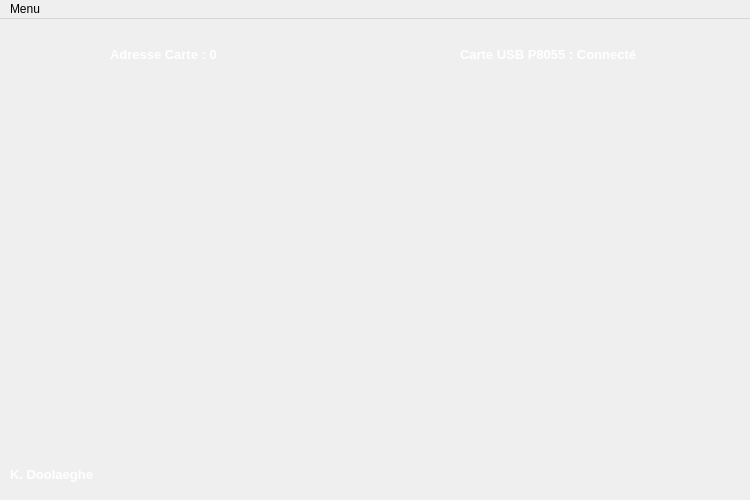
<?xml version="1.0" encoding="UTF-8"?>
<ui version="4.0">
 <class>MainWindow</class>
 <widget class="QMainWindow" name="MainWindow">
  <property name="geometry">
   <rect>
    <x>0</x>
    <y>0</y>
    <width>750</width>
    <height>500</height>
   </rect>
  </property>
  <property name="windowTitle">
   <string>Carte USB P8055</string>
  </property>
  <widget class="QWidget" name="centralWidget">
   <widget class="QLabel" name="labelCarte">
    <property name="geometry">
     <rect>
      <x>100</x>
      <y>70</y>
      <width>550</width>
      <height>350</height>
     </rect>
    </property>
    <property name="text">
     <string/>
    </property>
    <property name="pixmap">
     <pixmap resource="res.qrc">:/res/images/CImp USB 8055.jpg</pixmap>
    </property>
    <property name="scaledContents">
     <bool>true</bool>
    </property>
   </widget>
   <widget class="QLabel" name="labelFond">
    <property name="geometry">
     <rect>
      <x>0</x>
      <y>0</y>
      <width>751</width>
      <height>481</height>
     </rect>
    </property>
    <property name="text">
     <string/>
    </property>
    <property name="pixmap">
     <pixmap resource="res.qrc">:/res/images/fond.jpg</pixmap>
    </property>
    <property name="scaledContents">
     <bool>true</bool>
    </property>
   </widget>
   <widget class="QLabel" name="labelAuteur">
    <property name="geometry">
     <rect>
      <x>10</x>
      <y>440</y>
      <width>111</width>
      <height>31</height>
     </rect>
    </property>
    <property name="palette">
     <palette>
      <active>
       <colorrole role="WindowText">
        <brush brushstyle="SolidPattern">
         <color alpha="255">
          <red>255</red>
          <green>255</green>
          <blue>255</blue>
         </color>
        </brush>
       </colorrole>
      </active>
      <inactive>
       <colorrole role="WindowText">
        <brush brushstyle="SolidPattern">
         <color alpha="255">
          <red>255</red>
          <green>255</green>
          <blue>255</blue>
         </color>
        </brush>
       </colorrole>
      </inactive>
      <disabled>
       <colorrole role="WindowText">
        <brush brushstyle="SolidPattern">
         <color alpha="255">
          <red>106</red>
          <green>104</green>
          <blue>100</blue>
         </color>
        </brush>
       </colorrole>
      </disabled>
     </palette>
    </property>
    <property name="font">
     <font>
      <family>Segoe UI</family>
      <pointsize>10</pointsize>
      <weight>75</weight>
      <bold>true</bold>
     </font>
    </property>
    <property name="text">
     <string>K. Doolaeghe</string>
    </property>
   </widget>
   <widget class="QLabel" name="labelLogo">
    <property name="geometry">
     <rect>
      <x>10</x>
      <y>10</y>
      <width>71</width>
      <height>51</height>
     </rect>
    </property>
    <property name="palette">
     <palette>
      <active>
       <colorrole role="WindowText">
        <brush brushstyle="SolidPattern">
         <color alpha="255">
          <red>255</red>
          <green>255</green>
          <blue>255</blue>
         </color>
        </brush>
       </colorrole>
      </active>
      <inactive>
       <colorrole role="WindowText">
        <brush brushstyle="SolidPattern">
         <color alpha="255">
          <red>255</red>
          <green>255</green>
          <blue>255</blue>
         </color>
        </brush>
       </colorrole>
      </inactive>
      <disabled>
       <colorrole role="WindowText">
        <brush brushstyle="SolidPattern">
         <color alpha="255">
          <red>106</red>
          <green>104</green>
          <blue>100</blue>
         </color>
        </brush>
       </colorrole>
      </disabled>
     </palette>
    </property>
    <property name="font">
     <font>
      <family>Segoe UI</family>
      <pointsize>10</pointsize>
      <weight>75</weight>
      <bold>true</bold>
     </font>
    </property>
    <property name="text">
     <string/>
    </property>
    <property name="pixmap">
     <pixmap resource="res.qrc">:/res/images/Logo_JR.png</pixmap>
    </property>
    <property name="scaledContents">
     <bool>true</bool>
    </property>
   </widget>
   <widget class="QLabel" name="labelInterrupteur">
    <property name="geometry">
     <rect>
      <x>330</x>
      <y>10</y>
      <width>81</width>
      <height>41</height>
     </rect>
    </property>
    <property name="palette">
     <palette>
      <active>
       <colorrole role="WindowText">
        <brush brushstyle="SolidPattern">
         <color alpha="255">
          <red>255</red>
          <green>255</green>
          <blue>255</blue>
         </color>
        </brush>
       </colorrole>
      </active>
      <inactive>
       <colorrole role="WindowText">
        <brush brushstyle="SolidPattern">
         <color alpha="255">
          <red>255</red>
          <green>255</green>
          <blue>255</blue>
         </color>
        </brush>
       </colorrole>
      </inactive>
      <disabled>
       <colorrole role="WindowText">
        <brush brushstyle="SolidPattern">
         <color alpha="255">
          <red>106</red>
          <green>104</green>
          <blue>100</blue>
         </color>
        </brush>
       </colorrole>
      </disabled>
     </palette>
    </property>
    <property name="font">
     <font>
      <family>Segoe UI</family>
      <pointsize>10</pointsize>
      <weight>75</weight>
      <bold>true</bold>
     </font>
    </property>
    <property name="text">
     <string/>
    </property>
    <property name="pixmap">
     <pixmap resource="res.qrc">:/res/images/Inter1.bmp</pixmap>
    </property>
    <property name="scaledContents">
     <bool>true</bool>
    </property>
   </widget>
   <widget class="QLabel" name="labelAdrCarte">
    <property name="geometry">
     <rect>
      <x>110</x>
      <y>20</y>
      <width>151</width>
      <height>31</height>
     </rect>
    </property>
    <property name="palette">
     <palette>
      <active>
       <colorrole role="WindowText">
        <brush brushstyle="SolidPattern">
         <color alpha="255">
          <red>255</red>
          <green>255</green>
          <blue>255</blue>
         </color>
        </brush>
       </colorrole>
      </active>
      <inactive>
       <colorrole role="WindowText">
        <brush brushstyle="SolidPattern">
         <color alpha="255">
          <red>255</red>
          <green>255</green>
          <blue>255</blue>
         </color>
        </brush>
       </colorrole>
      </inactive>
      <disabled>
       <colorrole role="WindowText">
        <brush brushstyle="SolidPattern">
         <color alpha="255">
          <red>106</red>
          <green>104</green>
          <blue>100</blue>
         </color>
        </brush>
       </colorrole>
      </disabled>
     </palette>
    </property>
    <property name="font">
     <font>
      <family>Segoe UI</family>
      <pointsize>10</pointsize>
      <weight>75</weight>
      <bold>true</bold>
     </font>
    </property>
    <property name="text">
     <string>Adresse Carte : 0</string>
    </property>
   </widget>
   <widget class="QLabel" name="labelStatutCarte">
    <property name="geometry">
     <rect>
      <x>460</x>
      <y>20</y>
      <width>211</width>
      <height>31</height>
     </rect>
    </property>
    <property name="palette">
     <palette>
      <active>
       <colorrole role="WindowText">
        <brush brushstyle="SolidPattern">
         <color alpha="255">
          <red>255</red>
          <green>255</green>
          <blue>255</blue>
         </color>
        </brush>
       </colorrole>
      </active>
      <inactive>
       <colorrole role="WindowText">
        <brush brushstyle="SolidPattern">
         <color alpha="255">
          <red>255</red>
          <green>255</green>
          <blue>255</blue>
         </color>
        </brush>
       </colorrole>
      </inactive>
      <disabled>
       <colorrole role="WindowText">
        <brush brushstyle="SolidPattern">
         <color alpha="255">
          <red>106</red>
          <green>104</green>
          <blue>100</blue>
         </color>
        </brush>
       </colorrole>
      </disabled>
     </palette>
    </property>
    <property name="font">
     <font>
      <family>Segoe UI</family>
      <pointsize>10</pointsize>
      <weight>75</weight>
      <bold>true</bold>
     </font>
    </property>
    <property name="text">
     <string>Carte USB P8055 : Connecté</string>
    </property>
   </widget>
   <widget class="QLabel" name="labelLed1">
    <property name="geometry">
     <rect>
      <x>560</x>
      <y>210</y>
      <width>17</width>
      <height>17</height>
     </rect>
    </property>
    <property name="palette">
     <palette>
      <active>
       <colorrole role="WindowText">
        <brush brushstyle="SolidPattern">
         <color alpha="255">
          <red>255</red>
          <green>255</green>
          <blue>255</blue>
         </color>
        </brush>
       </colorrole>
      </active>
      <inactive>
       <colorrole role="WindowText">
        <brush brushstyle="SolidPattern">
         <color alpha="255">
          <red>255</red>
          <green>255</green>
          <blue>255</blue>
         </color>
        </brush>
       </colorrole>
      </inactive>
      <disabled>
       <colorrole role="WindowText">
        <brush brushstyle="SolidPattern">
         <color alpha="255">
          <red>106</red>
          <green>104</green>
          <blue>100</blue>
         </color>
        </brush>
       </colorrole>
      </disabled>
     </palette>
    </property>
    <property name="font">
     <font>
      <family>Segoe UI</family>
      <pointsize>10</pointsize>
      <weight>75</weight>
      <bold>true</bold>
     </font>
    </property>
    <property name="text">
     <string/>
    </property>
    <property name="pixmap">
     <pixmap resource="res.qrc">:/res/images/Led rouge.png</pixmap>
    </property>
    <property name="scaledContents">
     <bool>true</bool>
    </property>
   </widget>
   <widget class="QLabel" name="labelLed2">
    <property name="geometry">
     <rect>
      <x>560</x>
      <y>230</y>
      <width>17</width>
      <height>17</height>
     </rect>
    </property>
    <property name="palette">
     <palette>
      <active>
       <colorrole role="WindowText">
        <brush brushstyle="SolidPattern">
         <color alpha="255">
          <red>255</red>
          <green>255</green>
          <blue>255</blue>
         </color>
        </brush>
       </colorrole>
      </active>
      <inactive>
       <colorrole role="WindowText">
        <brush brushstyle="SolidPattern">
         <color alpha="255">
          <red>255</red>
          <green>255</green>
          <blue>255</blue>
         </color>
        </brush>
       </colorrole>
      </inactive>
      <disabled>
       <colorrole role="WindowText">
        <brush brushstyle="SolidPattern">
         <color alpha="255">
          <red>106</red>
          <green>104</green>
          <blue>100</blue>
         </color>
        </brush>
       </colorrole>
      </disabled>
     </palette>
    </property>
    <property name="font">
     <font>
      <family>Segoe UI</family>
      <pointsize>10</pointsize>
      <weight>75</weight>
      <bold>true</bold>
     </font>
    </property>
    <property name="text">
     <string/>
    </property>
    <property name="pixmap">
     <pixmap resource="res.qrc">:/res/images/Led rouge.png</pixmap>
    </property>
    <property name="scaledContents">
     <bool>true</bool>
    </property>
   </widget>
   <widget class="QLabel" name="labelLed3">
    <property name="geometry">
     <rect>
      <x>560</x>
      <y>250</y>
      <width>17</width>
      <height>17</height>
     </rect>
    </property>
    <property name="palette">
     <palette>
      <active>
       <colorrole role="WindowText">
        <brush brushstyle="SolidPattern">
         <color alpha="255">
          <red>255</red>
          <green>255</green>
          <blue>255</blue>
         </color>
        </brush>
       </colorrole>
      </active>
      <inactive>
       <colorrole role="WindowText">
        <brush brushstyle="SolidPattern">
         <color alpha="255">
          <red>255</red>
          <green>255</green>
          <blue>255</blue>
         </color>
        </brush>
       </colorrole>
      </inactive>
      <disabled>
       <colorrole role="WindowText">
        <brush brushstyle="SolidPattern">
         <color alpha="255">
          <red>106</red>
          <green>104</green>
          <blue>100</blue>
         </color>
        </brush>
       </colorrole>
      </disabled>
     </palette>
    </property>
    <property name="font">
     <font>
      <family>Segoe UI</family>
      <pointsize>10</pointsize>
      <weight>75</weight>
      <bold>true</bold>
     </font>
    </property>
    <property name="text">
     <string/>
    </property>
    <property name="pixmap">
     <pixmap resource="res.qrc">:/res/images/Led rouge.png</pixmap>
    </property>
    <property name="scaledContents">
     <bool>true</bool>
    </property>
   </widget>
   <widget class="QLabel" name="labelLed4">
    <property name="geometry">
     <rect>
      <x>560</x>
      <y>270</y>
      <width>17</width>
      <height>17</height>
     </rect>
    </property>
    <property name="palette">
     <palette>
      <active>
       <colorrole role="WindowText">
        <brush brushstyle="SolidPattern">
         <color alpha="255">
          <red>255</red>
          <green>255</green>
          <blue>255</blue>
         </color>
        </brush>
       </colorrole>
      </active>
      <inactive>
       <colorrole role="WindowText">
        <brush brushstyle="SolidPattern">
         <color alpha="255">
          <red>255</red>
          <green>255</green>
          <blue>255</blue>
         </color>
        </brush>
       </colorrole>
      </inactive>
      <disabled>
       <colorrole role="WindowText">
        <brush brushstyle="SolidPattern">
         <color alpha="255">
          <red>106</red>
          <green>104</green>
          <blue>100</blue>
         </color>
        </brush>
       </colorrole>
      </disabled>
     </palette>
    </property>
    <property name="font">
     <font>
      <family>Segoe UI</family>
      <pointsize>10</pointsize>
      <weight>75</weight>
      <bold>true</bold>
     </font>
    </property>
    <property name="text">
     <string/>
    </property>
    <property name="pixmap">
     <pixmap resource="res.qrc">:/res/images/Led rouge.png</pixmap>
    </property>
    <property name="scaledContents">
     <bool>true</bool>
    </property>
   </widget>
   <widget class="QLabel" name="labelLed5">
    <property name="geometry">
     <rect>
      <x>560</x>
      <y>290</y>
      <width>17</width>
      <height>17</height>
     </rect>
    </property>
    <property name="palette">
     <palette>
      <active>
       <colorrole role="WindowText">
        <brush brushstyle="SolidPattern">
         <color alpha="255">
          <red>255</red>
          <green>255</green>
          <blue>255</blue>
         </color>
        </brush>
       </colorrole>
      </active>
      <inactive>
       <colorrole role="WindowText">
        <brush brushstyle="SolidPattern">
         <color alpha="255">
          <red>255</red>
          <green>255</green>
          <blue>255</blue>
         </color>
        </brush>
       </colorrole>
      </inactive>
      <disabled>
       <colorrole role="WindowText">
        <brush brushstyle="SolidPattern">
         <color alpha="255">
          <red>106</red>
          <green>104</green>
          <blue>100</blue>
         </color>
        </brush>
       </colorrole>
      </disabled>
     </palette>
    </property>
    <property name="font">
     <font>
      <family>Segoe UI</family>
      <pointsize>10</pointsize>
      <weight>75</weight>
      <bold>true</bold>
     </font>
    </property>
    <property name="text">
     <string/>
    </property>
    <property name="pixmap">
     <pixmap resource="res.qrc">:/res/images/Led rouge.png</pixmap>
    </property>
    <property name="scaledContents">
     <bool>true</bool>
    </property>
   </widget>
   <widget class="QLabel" name="labelLed6">
    <property name="geometry">
     <rect>
      <x>560</x>
      <y>310</y>
      <width>17</width>
      <height>17</height>
     </rect>
    </property>
    <property name="palette">
     <palette>
      <active>
       <colorrole role="WindowText">
        <brush brushstyle="SolidPattern">
         <color alpha="255">
          <red>255</red>
          <green>255</green>
          <blue>255</blue>
         </color>
        </brush>
       </colorrole>
      </active>
      <inactive>
       <colorrole role="WindowText">
        <brush brushstyle="SolidPattern">
         <color alpha="255">
          <red>255</red>
          <green>255</green>
          <blue>255</blue>
         </color>
        </brush>
       </colorrole>
      </inactive>
      <disabled>
       <colorrole role="WindowText">
        <brush brushstyle="SolidPattern">
         <color alpha="255">
          <red>106</red>
          <green>104</green>
          <blue>100</blue>
         </color>
        </brush>
       </colorrole>
      </disabled>
     </palette>
    </property>
    <property name="font">
     <font>
      <family>Segoe UI</family>
      <pointsize>10</pointsize>
      <weight>75</weight>
      <bold>true</bold>
     </font>
    </property>
    <property name="text">
     <string/>
    </property>
    <property name="pixmap">
     <pixmap resource="res.qrc">:/res/images/Led rouge.png</pixmap>
    </property>
    <property name="scaledContents">
     <bool>true</bool>
    </property>
   </widget>
   <widget class="QLabel" name="labelLed7">
    <property name="geometry">
     <rect>
      <x>560</x>
      <y>330</y>
      <width>17</width>
      <height>17</height>
     </rect>
    </property>
    <property name="palette">
     <palette>
      <active>
       <colorrole role="WindowText">
        <brush brushstyle="SolidPattern">
         <color alpha="255">
          <red>255</red>
          <green>255</green>
          <blue>255</blue>
         </color>
        </brush>
       </colorrole>
      </active>
      <inactive>
       <colorrole role="WindowText">
        <brush brushstyle="SolidPattern">
         <color alpha="255">
          <red>255</red>
          <green>255</green>
          <blue>255</blue>
         </color>
        </brush>
       </colorrole>
      </inactive>
      <disabled>
       <colorrole role="WindowText">
        <brush brushstyle="SolidPattern">
         <color alpha="255">
          <red>106</red>
          <green>104</green>
          <blue>100</blue>
         </color>
        </brush>
       </colorrole>
      </disabled>
     </palette>
    </property>
    <property name="font">
     <font>
      <family>Segoe UI</family>
      <pointsize>10</pointsize>
      <weight>75</weight>
      <bold>true</bold>
     </font>
    </property>
    <property name="text">
     <string/>
    </property>
    <property name="pixmap">
     <pixmap resource="res.qrc">:/res/images/Led rouge.png</pixmap>
    </property>
    <property name="scaledContents">
     <bool>true</bool>
    </property>
   </widget>
   <widget class="QLabel" name="labelLed8">
    <property name="geometry">
     <rect>
      <x>560</x>
      <y>350</y>
      <width>17</width>
      <height>17</height>
     </rect>
    </property>
    <property name="palette">
     <palette>
      <active>
       <colorrole role="WindowText">
        <brush brushstyle="SolidPattern">
         <color alpha="255">
          <red>255</red>
          <green>255</green>
          <blue>255</blue>
         </color>
        </brush>
       </colorrole>
      </active>
      <inactive>
       <colorrole role="WindowText">
        <brush brushstyle="SolidPattern">
         <color alpha="255">
          <red>255</red>
          <green>255</green>
          <blue>255</blue>
         </color>
        </brush>
       </colorrole>
      </inactive>
      <disabled>
       <colorrole role="WindowText">
        <brush brushstyle="SolidPattern">
         <color alpha="255">
          <red>106</red>
          <green>104</green>
          <blue>100</blue>
         </color>
        </brush>
       </colorrole>
      </disabled>
     </palette>
    </property>
    <property name="font">
     <font>
      <family>Segoe UI</family>
      <pointsize>10</pointsize>
      <weight>75</weight>
      <bold>true</bold>
     </font>
    </property>
    <property name="text">
     <string/>
    </property>
    <property name="pixmap">
     <pixmap resource="res.qrc">:/res/images/Led rouge.png</pixmap>
    </property>
    <property name="scaledContents">
     <bool>true</bool>
    </property>
   </widget>
   <widget class="QPushButton" name="pushButton1">
    <property name="enabled">
     <bool>true</bool>
    </property>
    <property name="geometry">
     <rect>
      <x>180</x>
      <y>150</y>
      <width>20</width>
      <height>20</height>
     </rect>
    </property>
    <property name="text">
     <string/>
    </property>
    <property name="icon">
     <iconset resource="res.qrc">
      <normaloff>:/res/images/Led orange.png</normaloff>:/res/images/Led orange.png</iconset>
    </property>
    <property name="checkable">
     <bool>false</bool>
    </property>
    <property name="autoDefault">
     <bool>false</bool>
    </property>
    <property name="default">
     <bool>false</bool>
    </property>
    <property name="flat">
     <bool>true</bool>
    </property>
   </widget>
   <widget class="QPushButton" name="pushButton2">
    <property name="enabled">
     <bool>true</bool>
    </property>
    <property name="geometry">
     <rect>
      <x>180</x>
      <y>210</y>
      <width>20</width>
      <height>20</height>
     </rect>
    </property>
    <property name="text">
     <string/>
    </property>
    <property name="icon">
     <iconset resource="res.qrc">
      <normaloff>:/res/images/Led orange.png</normaloff>:/res/images/Led orange.png</iconset>
    </property>
    <property name="checkable">
     <bool>false</bool>
    </property>
    <property name="autoDefault">
     <bool>false</bool>
    </property>
    <property name="default">
     <bool>false</bool>
    </property>
    <property name="flat">
     <bool>true</bool>
    </property>
   </widget>
   <widget class="QPushButton" name="pushButton3">
    <property name="enabled">
     <bool>true</bool>
    </property>
    <property name="geometry">
     <rect>
      <x>180</x>
      <y>260</y>
      <width>20</width>
      <height>20</height>
     </rect>
    </property>
    <property name="text">
     <string/>
    </property>
    <property name="icon">
     <iconset resource="res.qrc">
      <normaloff>:/res/images/Led orange.png</normaloff>:/res/images/Led orange.png</iconset>
    </property>
    <property name="checkable">
     <bool>false</bool>
    </property>
    <property name="autoDefault">
     <bool>false</bool>
    </property>
    <property name="default">
     <bool>false</bool>
    </property>
    <property name="flat">
     <bool>true</bool>
    </property>
   </widget>
   <widget class="QPushButton" name="pushButton4">
    <property name="enabled">
     <bool>true</bool>
    </property>
    <property name="geometry">
     <rect>
      <x>180</x>
      <y>320</y>
      <width>20</width>
      <height>20</height>
     </rect>
    </property>
    <property name="text">
     <string/>
    </property>
    <property name="icon">
     <iconset resource="res.qrc">
      <normaloff>:/res/images/Led orange.png</normaloff>:/res/images/Led orange.png</iconset>
    </property>
    <property name="checkable">
     <bool>false</bool>
    </property>
    <property name="autoDefault">
     <bool>false</bool>
    </property>
    <property name="default">
     <bool>false</bool>
    </property>
    <property name="flat">
     <bool>true</bool>
    </property>
   </widget>
   <widget class="QPushButton" name="pushButton5">
    <property name="enabled">
     <bool>true</bool>
    </property>
    <property name="geometry">
     <rect>
      <x>180</x>
      <y>370</y>
      <width>20</width>
      <height>20</height>
     </rect>
    </property>
    <property name="text">
     <string/>
    </property>
    <property name="icon">
     <iconset resource="res.qrc">
      <normaloff>:/res/images/Led orange.png</normaloff>:/res/images/Led orange.png</iconset>
    </property>
    <property name="checkable">
     <bool>false</bool>
    </property>
    <property name="autoDefault">
     <bool>false</bool>
    </property>
    <property name="default">
     <bool>false</bool>
    </property>
    <property name="flat">
     <bool>true</bool>
    </property>
   </widget>
   <zorder>labelFond</zorder>
   <zorder>labelCarte</zorder>
   <zorder>labelAuteur</zorder>
   <zorder>labelLogo</zorder>
   <zorder>labelInterrupteur</zorder>
   <zorder>labelAdrCarte</zorder>
   <zorder>labelStatutCarte</zorder>
   <zorder>labelLed1</zorder>
   <zorder>labelLed2</zorder>
   <zorder>labelLed3</zorder>
   <zorder>labelLed4</zorder>
   <zorder>labelLed5</zorder>
   <zorder>labelLed6</zorder>
   <zorder>labelLed7</zorder>
   <zorder>labelLed8</zorder>
   <zorder>pushButton1</zorder>
   <zorder>pushButton2</zorder>
   <zorder>pushButton3</zorder>
   <zorder>pushButton4</zorder>
   <zorder>pushButton5</zorder>
  </widget>
  <widget class="QMenuBar" name="menuBar">
   <property name="geometry">
    <rect>
     <x>0</x>
     <y>0</y>
     <width>750</width>
     <height>18</height>
    </rect>
   </property>
   <widget class="QMenu" name="menuMenu">
    <property name="title">
     <string>Menu</string>
    </property>
    <addaction name="actionQuitter"/>
   </widget>
   <addaction name="menuMenu"/>
  </widget>
  <action name="actionQuitter">
   <property name="text">
    <string>Quitter</string>
   </property>
  </action>
 </widget>
 <layoutdefault spacing="6" margin="11"/>
 <resources>
  <include location="res.qrc"/>
 </resources>
 <connections/>
</ui>
